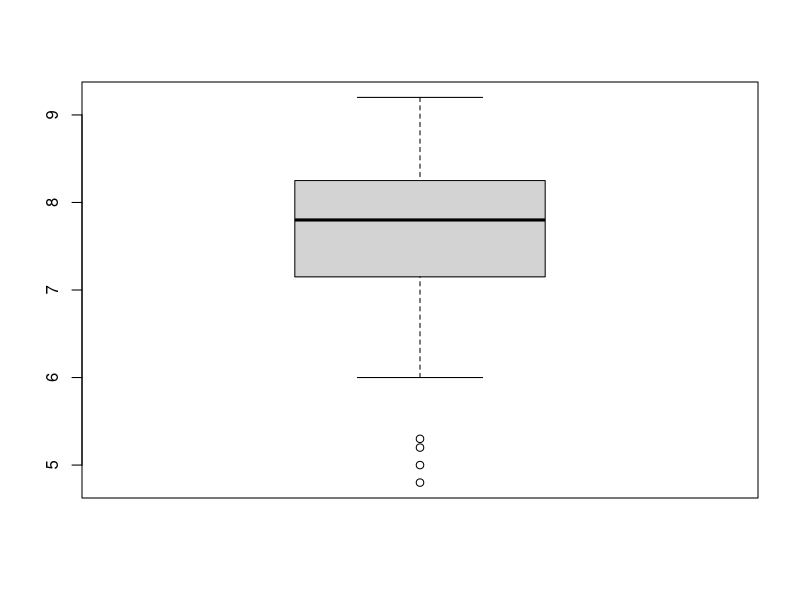
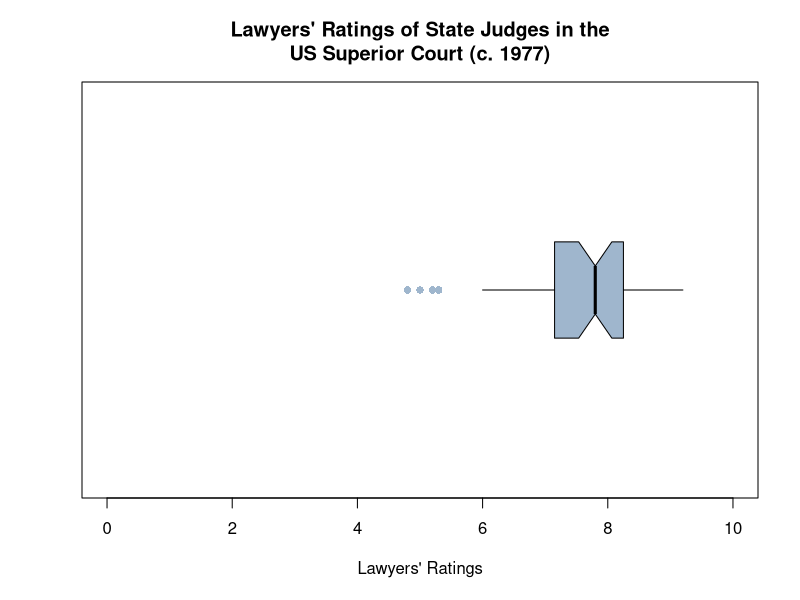
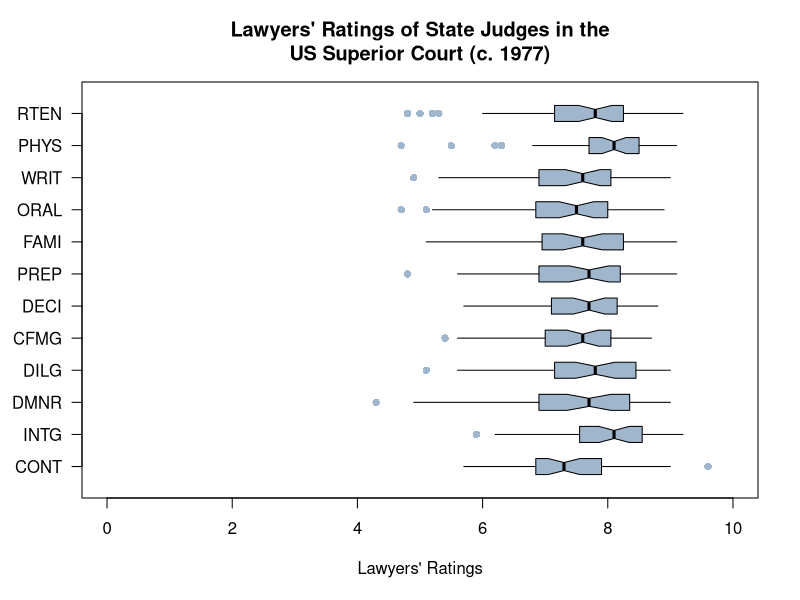

These charts were generated, in order, by the following R code:
# R Statistics Essential Training
# Ex02_04
# Creating boxplots for quantitative variables

# LOAD DATASET
require("datasets")
# Lawyers' Ratings of State Judges in the US Superior Court (c. 1977)
?USJudgeRatings
USJudgeRatings  # View data
data(USJudgeRatings)  # Load into workspace
# At least two errors in data file:
# 1. Data appears to be on 1-10 or 0-10 scale but Callahan
#    has a 10.6 on CONT. 8.6 seems more likely.
# 2. Santaniello's last name is misspelled
# Best to fix errors in spreadsheet and reimport

# Make boxplot using the defaults
boxplot(USJudgeRatings$RTEN)
?boxplot

# Modify boxplot
boxplot(USJudgeRatings$RTEN,
        horizontal = TRUE,
        las = 1,  # Make all labels horizontal
        notch = TRUE,  # Notches for CI for median
        ylim = c(0, 10),  # Specify range on Y axis
        col = "slategray3",   # R's named colors (n = 657)
        #         col = colors() [602], # R's color numbers
        #         col = "#9FB6CD",      # Hex codes for RBG
        #         col = rgb(159, 182, 205, max = 255),  # RGB triplet with max specified
        boxwex = 0.5,  # Width of box as proportion of original
        whisklty = 1,  # Whisker line type; 1 = solid line
        staplelty = 0,  # Staple (line at end) type; 0 = none
        outpch = 16,  # Symbols for outliers; 16 = filled circle
        outcol = "slategray3",  # Color for outliers
        main = "Lawyers' Ratings of State Judges in the\nUS Superior Court (c. 1977)",
        xlab = "Lawyers' Ratings")

# Multiple boxplots
boxplot(USJudgeRatings,
        horizontal = TRUE,
        las = 1,  # Make all labels horizontal
        notch = TRUE,  # Notches for CI for median
        ylim = c(0, 10),  # Specify range on Y axis
        col = "slategray3",   # R's named colors (n = 657)
        boxwex = 0.5,  # Width of box as proportion of original
        whisklty = 1,  # Whisker line type; 1 = solid line
        staplelty = 0,  # Staple (line at end) type; 0 = none
        outpch = 16,  # Symbols for outliers; 16 = filled circle
        outcol = "slategray3",  # Color for outliers
        main = "Lawyers' Ratings of State Judges in the\nUS Superior Court (c. 1977)",
        xlab = "Lawyers' Ratings")

rm(list = ls())  # Clean up